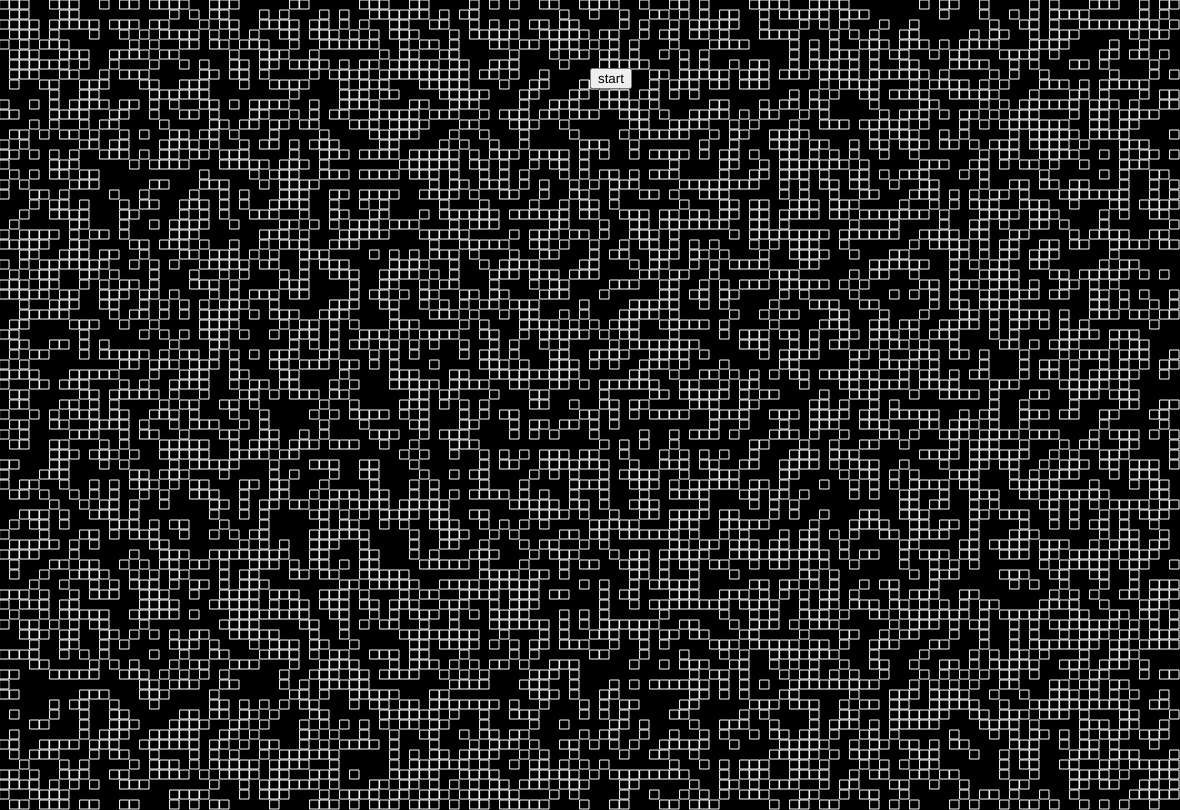
Frame 1 (no input)
Frame 60 (no input): identical to frame 1, image omitted
Frame 120 (the mouse pressed at the canvas centre since frame 60): identical to frame 1, image omitted

The p5.js sketch that drew this single still picture (run headless with seeded random() and noise() and a simulated clock; from frame 60 on, the mouse is pressed at the canvas centre):

// p5.js sketch
// ── sketch.js

let grid;
let cols;
let rows;
let resolution = 10;
let button;
let inGame;

function make2DArray(cols, rows) {
	let arr = new Array(cols);
	for (let i = 0; i < arr.length; i++) {
		arr[i] = new Array(rows);
	}
	return arr;
}

function setup() {
	createCanvas(windowWidth - 20, windowHeight - 190);
	cols = floor(width / resolution);
	rows = floor(height / resolution);

	grid = make2DArray(cols, rows);
	for (let i = 0; i < cols; i++) {
		for (let j = 0; j < rows; j++) {
		grid[i][j] = floor(random(2));
		}
	}

	button = createButton('start');
	button.position(width / 2, height / 12);
	button.mousePressed(start);
}
let color = (255);

function draw() {
	background(0);
	
	for (let i = 0; i < cols; i++) {
		for (let j = 0; j < rows; j++) {
			let x = i * resolution;
			let y = j * resolution;
			if (grid[i][j] == 1) {
				fill(0);
				stroke(color);
				rect(x, y, resolution - 1, resolution - 1);
			}
		}
	}
};

function start() {
	setInterval(function() {
		let next = make2DArray(cols, rows);
		
		for (let i = 0; i < cols; i++) {
			for (let j = 0; j < rows; j++) {
				let state = grid[i][j];
				let neighbors = countNeighbors(grid, i, j);
		
				if (state == 0 && neighbors == 3) {
					next[i][j] = 1;
				} else if (state == 1 && (neighbors < 2 || neighbors > 3)) {
					next[i][j] = 0;
				} else {
					next[i][j] = state;
				}
			}
		}
		
		grid = next;
	}, 150)

}

function countNeighbors(grid, x, y) {
	let sum = 0;
	for (let i = -1; i < 2; i++) {
		for (let j = -1; j < 2; j++) {
		let col = (x + i + cols) % cols;
		let row = (y + j + rows) % rows;
		sum += grid[col][row];
		}
	}
	sum -= grid[x][y];
	return sum;
}

function windowResized() {
	resizeCanvas(windowWidth, windowHeight);
}
